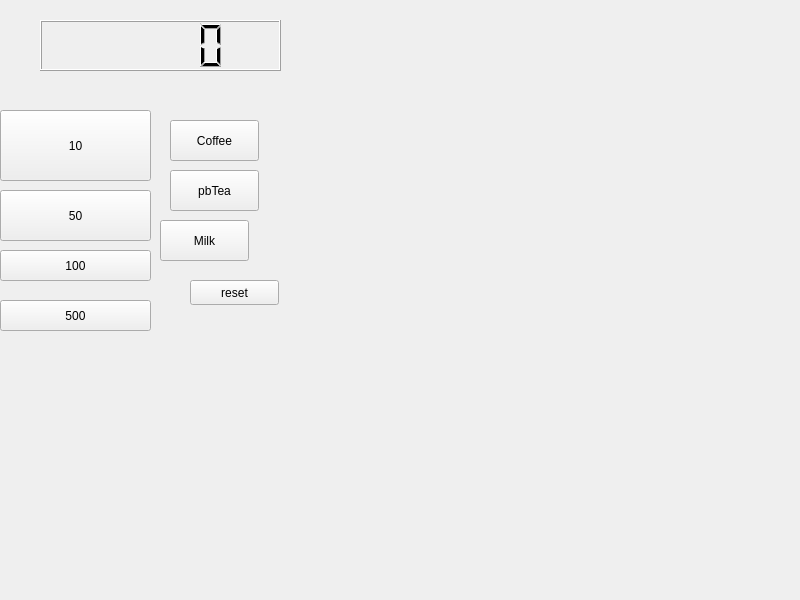
<?xml version="1.0" encoding="UTF-8"?>
<ui version="4.0">
 <class>Widget</class>
 <widget class="QWidget" name="Widget">
  <property name="geometry">
   <rect>
    <x>0</x>
    <y>0</y>
    <width>800</width>
    <height>600</height>
   </rect>
  </property>
  <property name="windowTitle">
   <string>Widget</string>
  </property>
  <widget class="QPushButton" name="pb10">
   <property name="geometry">
    <rect>
     <x>0</x>
     <y>110</y>
     <width>151</width>
     <height>71</height>
    </rect>
   </property>
   <property name="text">
    <string>10</string>
   </property>
  </widget>
  <widget class="QPushButton" name="pb50">
   <property name="geometry">
    <rect>
     <x>0</x>
     <y>190</y>
     <width>151</width>
     <height>51</height>
    </rect>
   </property>
   <property name="text">
    <string>50</string>
   </property>
  </widget>
  <widget class="QPushButton" name="pb100">
   <property name="geometry">
    <rect>
     <x>0</x>
     <y>250</y>
     <width>151</width>
     <height>31</height>
    </rect>
   </property>
   <property name="text">
    <string>100</string>
   </property>
  </widget>
  <widget class="QPushButton" name="pb500">
   <property name="geometry">
    <rect>
     <x>0</x>
     <y>300</y>
     <width>151</width>
     <height>31</height>
    </rect>
   </property>
   <property name="text">
    <string>500</string>
   </property>
  </widget>
  <widget class="QLCDNumber" name="lcdNumber">
   <property name="geometry">
    <rect>
     <x>40</x>
     <y>20</y>
     <width>241</width>
     <height>51</height>
    </rect>
   </property>
  </widget>
  <widget class="QPushButton" name="pbCoffee">
   <property name="geometry">
    <rect>
     <x>170</x>
     <y>120</y>
     <width>89</width>
     <height>41</height>
    </rect>
   </property>
   <property name="text">
    <string>Coffee</string>
   </property>
  </widget>
  <widget class="QPushButton" name="pbTea">
   <property name="geometry">
    <rect>
     <x>170</x>
     <y>170</y>
     <width>89</width>
     <height>41</height>
    </rect>
   </property>
   <property name="text">
    <string>pbTea</string>
   </property>
  </widget>
  <widget class="QPushButton" name="pbMilk">
   <property name="geometry">
    <rect>
     <x>160</x>
     <y>220</y>
     <width>89</width>
     <height>41</height>
    </rect>
   </property>
   <property name="text">
    <string>Milk</string>
   </property>
  </widget>
  <widget class="QPushButton" name="pbReset">
   <property name="geometry">
    <rect>
     <x>190</x>
     <y>280</y>
     <width>89</width>
     <height>25</height>
    </rect>
   </property>
   <property name="text">
    <string>reset</string>
   </property>
  </widget>
  <zorder>pb100</zorder>
  <zorder>pb10</zorder>
  <zorder>pb50</zorder>
  <zorder>pb500</zorder>
  <zorder>lcdNumber</zorder>
  <zorder>pbCoffee</zorder>
  <zorder>pbTea</zorder>
  <zorder>pbMilk</zorder>
  <zorder>pbReset</zorder>
 </widget>
 <resources/>
 <connections/>
</ui>
